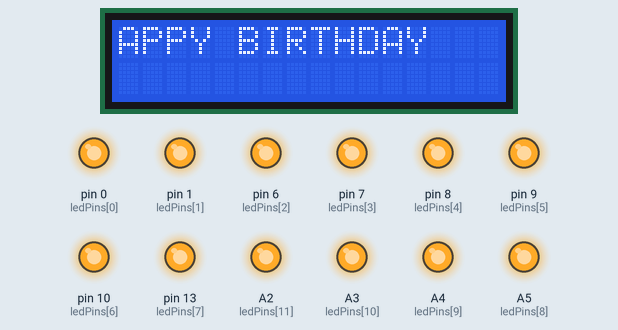
Simulated run of this sketch. Board: Arduino Uno, built with avr-gcc and run on an emulated ATmega328P. Shown: 16×2 character LCD, output pins drawn as LEDs (lit = HIGH).

Above: at 0.21 s.
At 3.81 s:
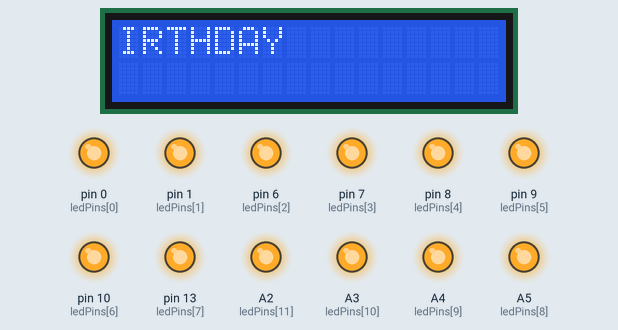
At 7.71 s:
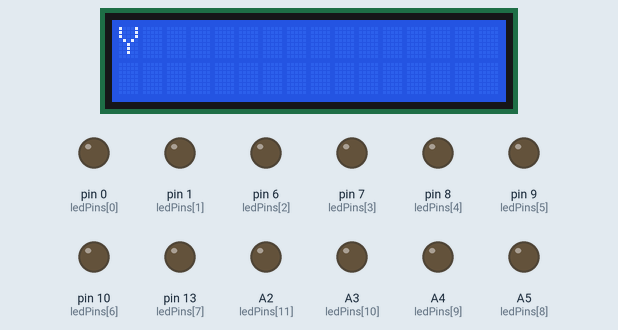
At 19.72 s:
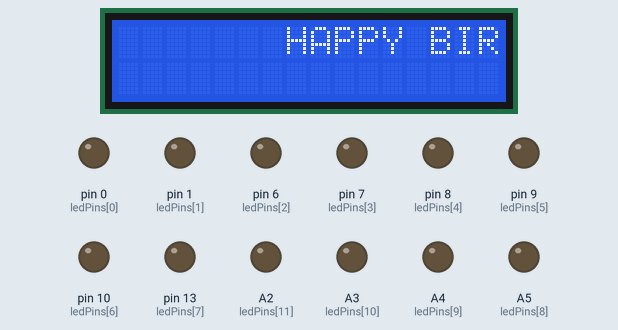
At 29.62 s:
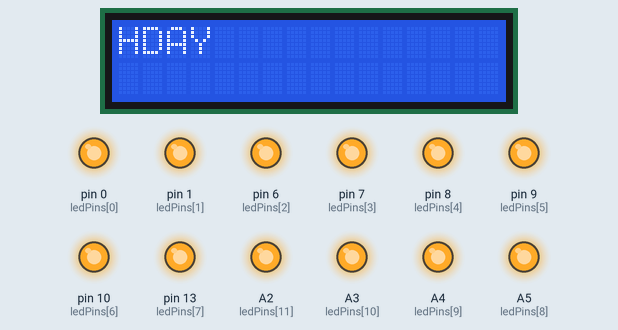
At 39.53 s:
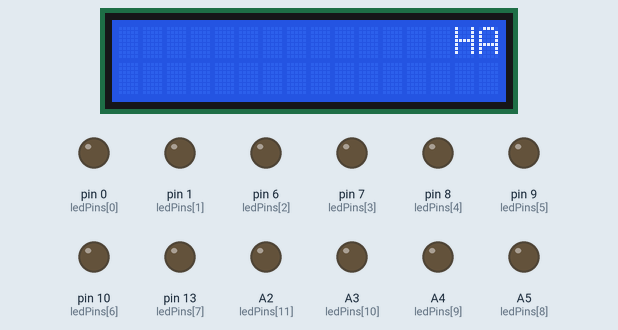
Timing chart, 0 to 40.0 s (numbered marks = the images above):
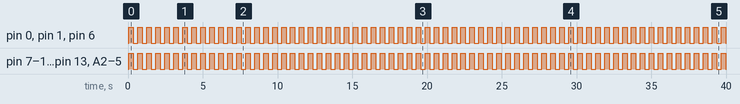

The sketch:

sketch.ino
```cpp
#include <LiquidCrystal.h>

LiquidCrystal lcd(12, 11, 5, 4, 3, 2);

int ledPins[] = {0, 1, 6, 7, 8, 9, 10, 13, A5, A4, A3, A2};

void setup() {
  lcd.begin(16, 2);
  lcd.print("HAPPY BIRTHDAY");

  for (int i = 0; i < 12; i++) {
    pinMode(ledPins[i], OUTPUT);
  }
}

void loop() {
  lcd.scrollDisplayLeft();

  // Turn all LEDs ON
  for (int i = 0; i < 12; i++) {
    digitalWrite(ledPins[i], HIGH);
  }

  delay(300);

  // Turn all LEDs OFF
  for (int i = 0; i < 12; i++) {
    digitalWrite(ledPins[i], LOW);
  }

  delay(300);
}
```

Measured:
- by itself, pin 0 (ledPins[0]), pin 1 (ledPins[1]), pin 6 (ledPins[2]), pin 7 (ledPins[3]), pin 8 (ledPins[4]), pin 9 (ledPins[5]), pin 10 (ledPins[6]), pin 13 (ledPins[7]), A2 (ledPins[11]), A3 (ledPins[10]), A4 (ledPins[9]), A5 (ledPins[8]): alternates HIGH for 0.30 s and LOW for 0.30 s
